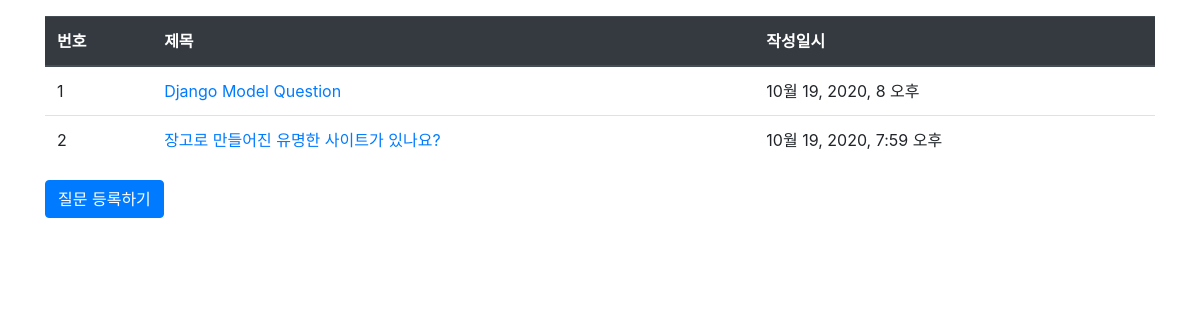
Page /pybo/ on the earlier database version.
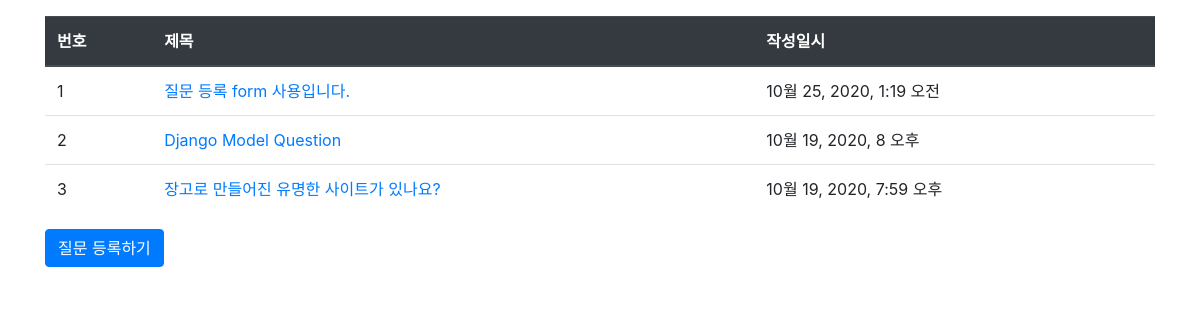
Same page on the later database version.
### pybo/models.py (models this page shows, shortened)
class Question(models.Model):
    subject = models.CharField(max_length=200)
    content = models.TextField()
    create_date = models.DateTimeField()

### pybo/views.py (the view)
# urls.py: path('', views.index, name='index'),
def index(request):
    question_list = Question.objects.order_by('-create_date')
    context = {'question_list': question_list}
    return render(request, 'pybo/question_list.html', context)

### templates/pybo/question_list.html
{% extends 'base.html' %}
{% block content %}
{% load static %}
<link rel="stylesheet" type="text/css" href="{% static 'bootstrap.min.css' %}">
<div class="container my-3">
    <table class="table">
        <thead>
        <tr class="thead-dark">
            <th>번호</th>
            <th>제목</th>
            <th>작성일시</th>
        </tr>
        </thead>
        <tbody>
        {% if question_list %}
        {% for question in question_list %}
        <tr>
            <td>{{ forloop.counter }}</td>
            <td>
                <a href="{% url 'pybo:detail' question.id %}">{{ question.subject }}</a>
            </td>
            <td>{{ question.create_date }}</td>
        </tr>
        {% endfor %}
        {% else %}
        <tr>
            <td colspan="3">질문이 없습니다.</td>
        </tr>
        {% endif %}
        </tbody>
    </table>
        <a href="{% url 'pybo:question_create' %}" class="btn btn-primary">질문 등록하기</a>
</div>
{% endblock %}

### templates/base.html (shortened to what this page needs)
{% load static %}
<!doctype html>
<html lang="ko">
<head>
    <link rel="stylesheet" type="text/css" href="{% static 'bootstrap.min.css' %}">
    <link rel="stylesheet" type="text/css" href="{% static 'style.css' %}">
</head>
<body>
{% block content %}
{% endblock %}
</body>
</html>

Differences in the rows shown:
added Question: subject "질문 등록 form 사용입니다.", create_date "10월 25, 2020, 1:19 오전"
